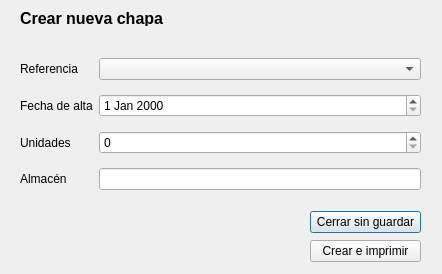
<?xml version="1.0" encoding="UTF-8"?>
<ui version="4.0">
 <class>newSteelSheetDialog</class>
 <widget class="QDialog" name="newSteelSheetDialog">
  <property name="geometry">
   <rect>
    <x>0</x>
    <y>0</y>
    <width>442</width>
    <height>274</height>
   </rect>
  </property>
  <property name="windowTitle">
   <string>Dialog</string>
  </property>
  <widget class="QLabel" name="label">
   <property name="geometry">
    <rect>
     <x>20</x>
     <y>10</y>
     <width>161</width>
     <height>16</height>
    </rect>
   </property>
   <property name="font">
    <font>
     <pointsize>12</pointsize>
     <weight>75</weight>
     <bold>true</bold>
    </font>
   </property>
   <property name="text">
    <string>Crear nueva chapa</string>
   </property>
  </widget>
  <widget class="QWidget" name="">
   <property name="geometry">
    <rect>
     <x>20</x>
     <y>50</y>
     <width>401</width>
     <height>151</height>
    </rect>
   </property>
   <layout class="QGridLayout" name="gridLayout">
    <item row="3" column="0">
     <widget class="QLabel" name="label_5">
      <property name="text">
       <string>Almacén</string>
      </property>
     </widget>
    </item>
    <item row="1" column="0">
     <widget class="QLabel" name="label_3">
      <property name="text">
       <string>Fecha de alta</string>
      </property>
     </widget>
    </item>
    <item row="2" column="0">
     <widget class="QLabel" name="label_4">
      <property name="text">
       <string>Unidades</string>
      </property>
     </widget>
    </item>
    <item row="3" column="1">
     <widget class="QLineEdit" name="lineEdit"/>
    </item>
    <item row="1" column="1">
     <widget class="QDateEdit" name="dateEdit"/>
    </item>
    <item row="2" column="1">
     <widget class="QSpinBox" name="spinBox"/>
    </item>
    <item row="0" column="1">
     <widget class="QComboBox" name="comboBox"/>
    </item>
    <item row="0" column="0">
     <widget class="QLabel" name="label_2">
      <property name="text">
       <string>Referencia</string>
      </property>
     </widget>
    </item>
   </layout>
  </widget>
  <widget class="QWidget" name="">
   <property name="geometry">
    <rect>
     <x>310</x>
     <y>210</y>
     <width>111</width>
     <height>54</height>
    </rect>
   </property>
   <layout class="QGridLayout" name="gridLayout_2">
    <item row="0" column="0">
     <widget class="QPushButton" name="pushButton_2">
      <property name="text">
       <string>Cerrar sin guardar</string>
      </property>
     </widget>
    </item>
    <item row="1" column="0">
     <widget class="QPushButton" name="pushButton">
      <property name="text">
       <string>Crear e imprimir</string>
      </property>
     </widget>
    </item>
   </layout>
  </widget>
 </widget>
 <resources/>
 <connections/>
</ui>
